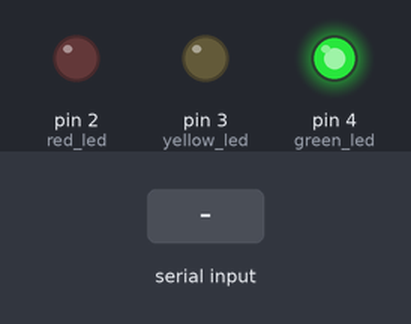
The sketch below on a simulated Arduino Uno, built with avr-gcc and run on an emulated ATmega328P. On the bench: output pins drawn as LEDs (lit = HIGH). The test bench sets the inputs (shaded band). What the sketch prints to the serial monitor is not drawn.

Above: at 1.2 s.
1.3 s: "P" received over Serial
At 8.3 s:
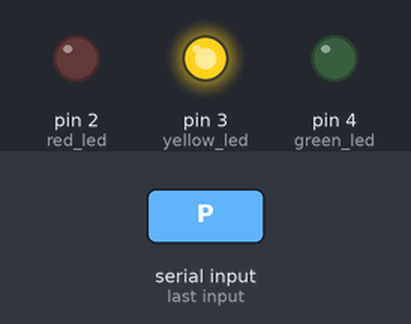
At 10.6 s:
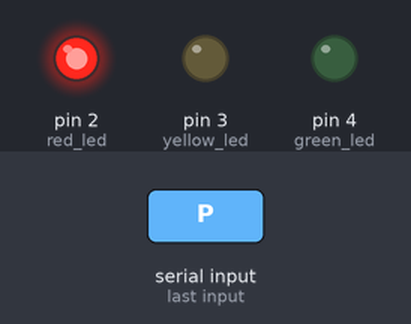
Timing chart, 0 to 12.1 s (numbered marks = the images above; inputs shaded):
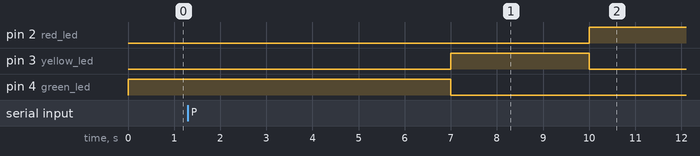

Measured:
- after the input at 1.3 s, pin 2 (red_led): goes on until 10.0 s, then stays HIGH; pin 3 (yellow_led): goes on until 10.0 s, then stays LOW

The sketch:

Task_5_arduino1.ino
```cpp
// C++ code
//

int red_led = 2;
int yellow_led = 3;
int green_led = 4;

enum State {
  TRAFFIC_GREEN,
  TRAFFIC_YELLOW,
  TRAFFIC_RED,
  TRAFFIC_YELLOW_AFTER_RED,
  PEDESTRIAN_GREEN
};

State currentState = TRAFFIC_GREEN;
bool pedestrianRequest = false;
int timer = 0;

void setup() {
  pinMode(red_led, OUTPUT);
  pinMode(yellow_led, OUTPUT);
  pinMode(green_led, OUTPUT);
  Serial.begin(9600); //For communication with the pedestrian Arduino
}

void loop() {
  if (Serial.available() > 0) {
    char request = Serial.read();
    if (request == 'P') {
      pedestrianRequest = true;
    }
  }

  switch (currentState) {
    case TRAFFIC_GREEN:
      setTrafficLight(green_led);
      timer++;

      if (timer >= 7) { // Green for 7 seconds
        currentState = TRAFFIC_YELLOW;
        timer = 0;
      }
      break;

    case TRAFFIC_YELLOW:
      setTrafficLight(yellow_led);
      timer++;

      if (timer >= 3) { // Yellow for 3 seconds
        currentState = TRAFFIC_RED;
        timer = 0;
      }
      break;

    case TRAFFIC_RED:
      setTrafficLight(red_led);
      timer++;

      if (timer >= 5) { // Red for 5 seconds
        if (pedestrianRequest) {
          currentState = PEDESTRIAN_GREEN;
          Serial.write('G');
        } else {
          currentState = TRAFFIC_YELLOW_AFTER_RED;
        }
        timer = 0;
      }
      break;

    case TRAFFIC_YELLOW_AFTER_RED:
      setTrafficLight(yellow_led);
      timer++;

      if (timer >= 3) { // Yellow for 3 seconds after red
        currentState = TRAFFIC_GREEN;
        timer = 0;
      }
      break;

    case PEDESTRIAN_GREEN:
      setTrafficLight(red_led);
      timer++;

      if (timer >= 10) { // Pedestrian green for 10 seconds
        currentState = TRAFFIC_RED;
        pedestrianRequest = false;
        timer = 0;
      }
      break;
  }

  delay(1000);
}

void setTrafficLight(int light) {
  digitalWrite(red_led, light == red_led ? HIGH : LOW);
  digitalWrite(yellow_led, light == yellow_led ? HIGH : LOW);
  digitalWrite(green_led, light == green_led ? HIGH : LOW);
}
```
